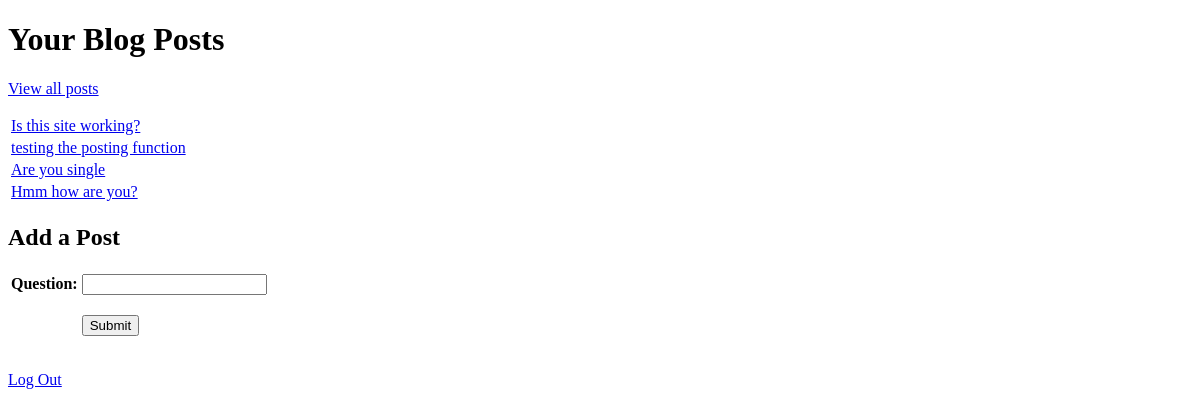
The app's page /home/ (signed in), older data.
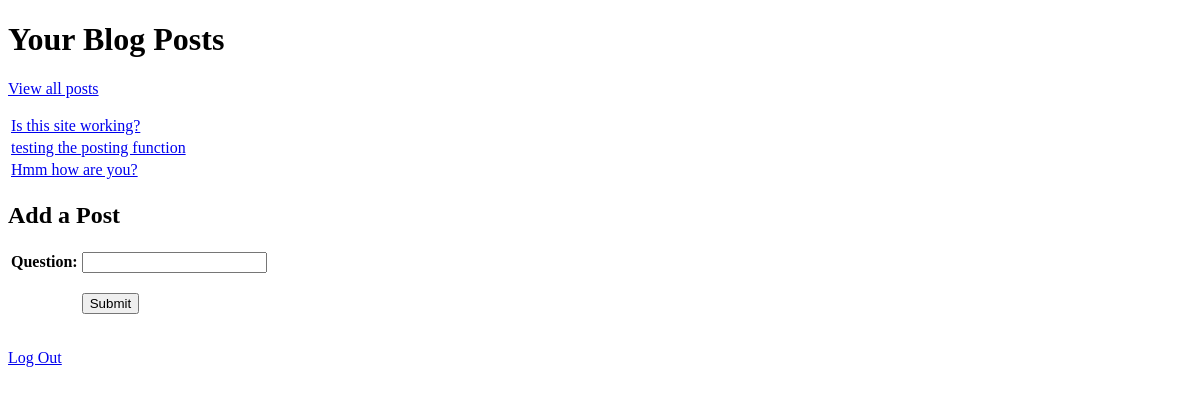
The same page, newer data.
### tables this page shows
CREATE TABLE "Blogs" (
	"id"	INTEGER PRIMARY KEY AUTOINCREMENT,
	"blogger_id"	INTEGER NOT NULL,
	"post"	TEXT NOT NULL
);

### blog.py (the view)
@app.route('/home/')
def home():
    if session['logged_in']==False:
        return redirect(url_for('sign_in'))
    else:
        user_id = session['user_id']
        db = get_db()
        user_posts = db.execute('SELECT * FROM Blogs WHERE blogger_id=?',(user_id,)).fetchall()
        return render_template('home.html', user_posts=user_posts)

### blog.py (called while the page is built)
def get_db():
    db = sqlite3.connect('blog.sqlite3')
    db.row_factory = sqlite3.Row
    return db

### templates/home.html
{% extends "layout.html" %}
{% block body %}
<h1>Your Blog Posts</h1>
<p><a href="{{ url_for('posts')}}">View all posts</a></p>
<table>
    {% for post in user_posts %}
        <tr>
            <td>
                <a href="{{ url_for('view', id=post['id']) }}">
                    {{ post['post'] }}
                </a>
            </td>
        </tr>
    {% endfor %}
</table>
<div class="add">
    <h2>Add a Post</h2>
    <form action="{{ url_for('add_post') }}" method="POST">
        <table>
            <tr>
                <th>Question:</th>
                <td><input type="text" name="post"></td>
            </tr>
            <tr>
                <th></th>
                <td><p><input type="submit"></p></td>
            </tr>
        </table>
    </form>
</div>
<p><a href="{{ url_for('log_out')}}">Log Out</a></p>
{% endblock %}

### templates/layout.html (shortened to what this page needs)
<!doctype html>
<html>
<head>
    <link rel="stylesheet" href="/static/style.css">
</head>
<body>
    {% block body %}{% endblock %}
</body>
</html>

Row changes from the older to the newer data that the page shows:
removed Blogs: post "Are you single"
